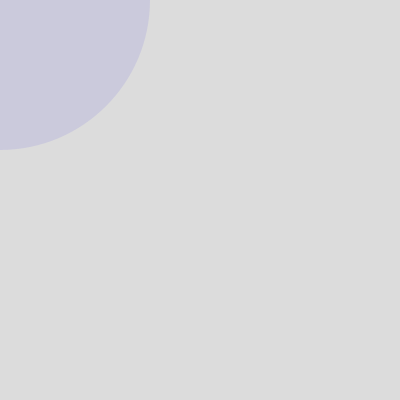
Frame 1 (no input)
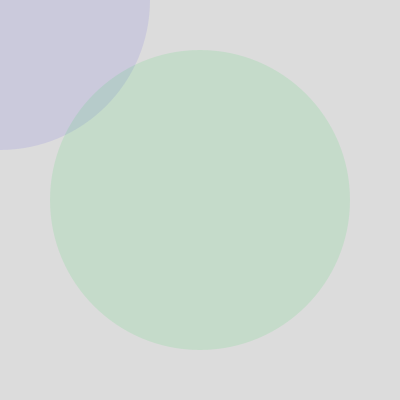
Frame 2 (the mouse pressed at the canvas centre, redrawn once)

The Processing sketch that drew these frames (run headless with seeded random() and noise(); the mouse was pressed at the canvas centre and the sketch redrawn once):

// Processing sketch: processing_13349
// ── processing_13349.pde

     void setup() {
       noLoop();
       background(220);
       size(400, 400);
       stroke(255);
      
     }
          
     void draw() {
       
       fill(random(120),random(250),random(230), 30);
       noStroke();
       ellipse(mouseX, mouseY, 300, 300);
     }
                
